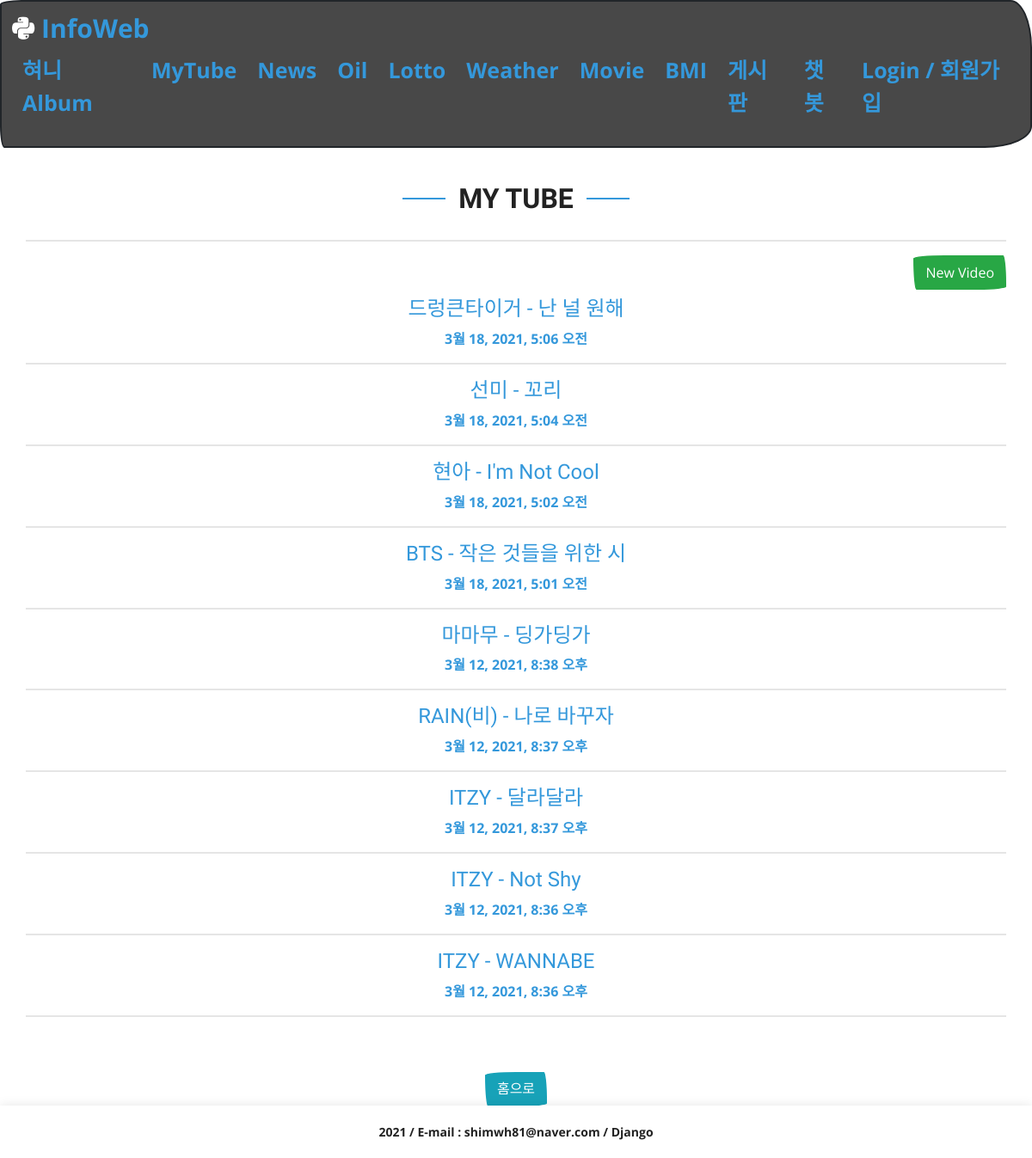
Screenshot of /mytube/ with the database file from the repository.
### mytube/models.py (models this page shows, shortened)
class Video(models.Model):
    title = models.CharField(max_length=200)
    video_key = models.CharField(max_length=12)
    update = models.DateTimeField(auto_now=True)

### mytube/views.py (the view)
# urls.py: path('mytube/', include('mytube.urls')),
def mytube(request):
    video_list = Video.objects.order_by('-update')
    return render(request, 'infoweb/video_list.html', {'video_list': video_list})

### templates/infoweb/video_list.html (shortened to what this page needs)
{% extends "infoweb/base.html" %}
{% load static %}
{% block content %}
<div class="my_title">
    <h1>My Tube</h1>
</div>
    <hr>
    <a class="btn btn-success" href="{% url 'new' %}" style="float: right;">New Video</a>
     <br><br>
    {% for video in video_list %}
        <a href="{% url 'detail' video.id %}">
            <h4>{{ video.title }}</h4>  {{ video.update }}
        </a>
        <hr>
    {% endfor %}
    <br><br>
    <a href="{% url 'home' %}"><input type="button" class="btn btn-info" value="홈으로"></a>
    <br>
{% endblock %}

### static/css/style2.css (style rules this page uses)
:root { --text-color: #3498db; --text-hover: #5faee3; --background-color: #484848; --accent-color: pink; }
html,body { font-family: "Open Sans", sans-serif; margin: 0; padding: 0; height: 100% }
a { color: var(--text-color); text-decoration: none; }
h1, h2, h3, h4, h5, h6 { font-family: "Raleway", sans-serif; }
.my_title { text-align: center; padding-bottom: 5px; }
.my_title h1 { font-size: 32px; font-weight: bold; text-transform: uppercase; position: relative; color: #222222; }
.my_title h1::before, .my_title h1::after { content: ''; width: 50px; height: 2px; background: #3498db; display: inline-block; }
.my_title h1::before { margin: 0 15px 10px 0; }
.my_title h1::after { margin: 0 0 10px 15px; }

### rows the page displays
Video: title "드렁큰타이거 - 난 널 원해", update "3월 18, 2021, 5:06 오전"
Video: title "선미 - 꼬리", update "3월 18, 2021, 5:04 오전"
Video: title "현아 - I'm Not Cool", update "3월 18, 2021, 5:02 오전"
Video: title "BTS - 작은 것들을 위한 시", update "3월 18, 2021, 5:01 오전"
Video: title "마마무 - 딩가딩가", update "3월 12, 2021, 8:38 오후"
Video: title "RAIN(비) - 나로 바꾸자", update "3월 12, 2021, 8:37 오후"
Video: title "ITZY - 달라달라", update "3월 12, 2021, 8:37 오후"
Video: title "ITZY - Not Shy", update "3월 12, 2021, 8:36 오후"
Video: title "ITZY - WANNABE", update "3월 12, 2021, 8:36 오후"
